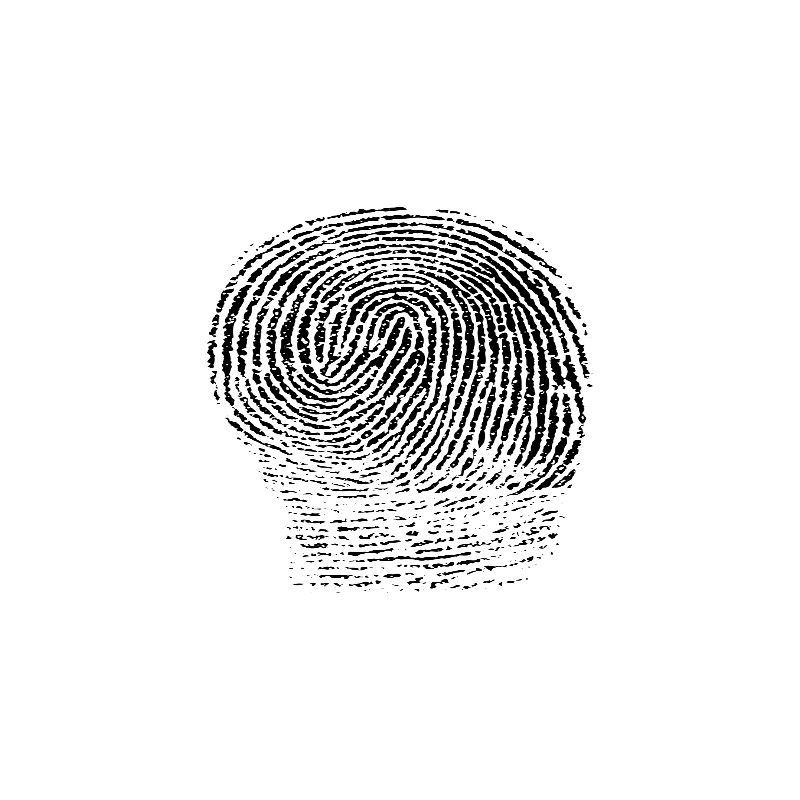
#> input picture RoomEscape/지문.png, 800 x 800 px
$ python rotate.py
#> lines starting #> are read from the running program, lines starting #| are printed output that depends on the picture
from PIL import Image

# 이미지 열기
image = Image.open("RoomEscape//지문.png")
#> image is the input picture: PIL image 800x800 RGBA; mean R, G, B, A 0, 0, 0, 17.4

# 시계방향 30도 회전
rotated_image = image.rotate(-30, expand=True)
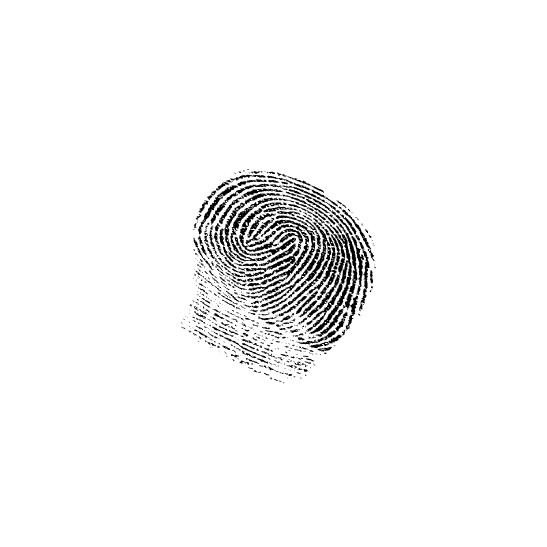
#> rotated_image: PIL image 1094x1094 RGBA (shown at 1/2 size); mean R, G, B, A 0, 0, 0, 9.3; transparent parts drawn white

# 회전한 이미지를 새 파일로 저장
rotated_image.save("RoomEscape//rotated_지문.png")

$ run again, with RoomEscape/alpha.png copied over RoomEscape/지문.png
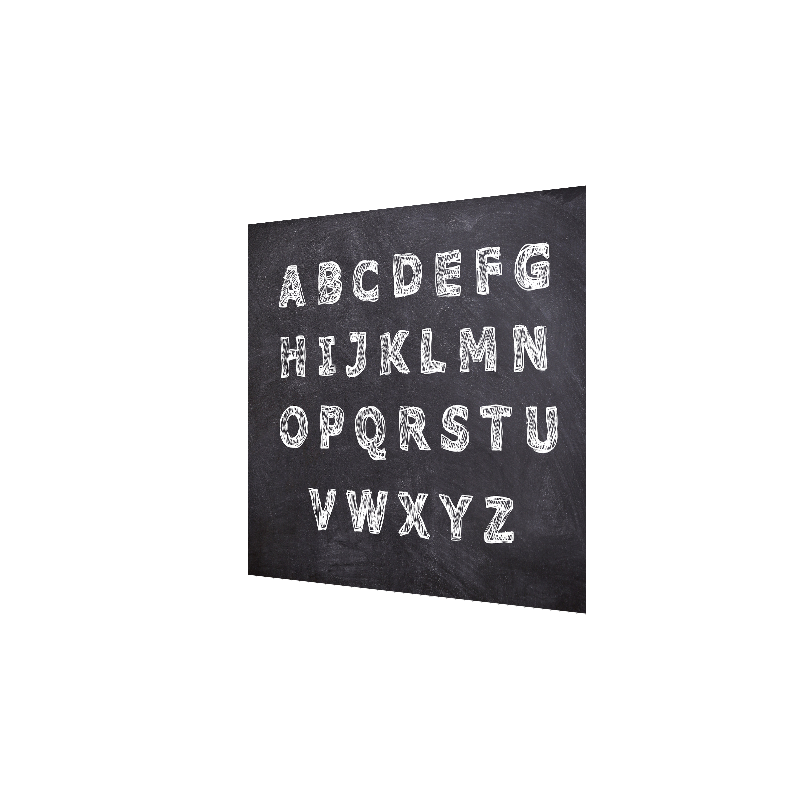
#> input picture RoomEscape/alpha.png, 800 x 800 px
#> image is the input picture: PIL image 800x800 RGBA; mean R, G, B, A 17.4, 16.9, 18, 52.4
#> `rotated_image = image.rotate(-30, expand=True)`:
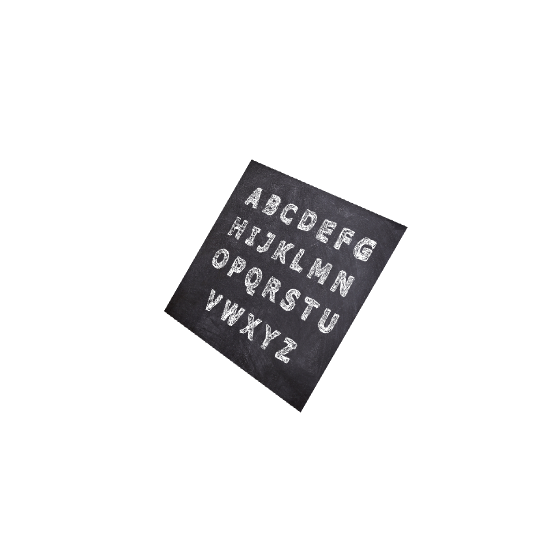
#> rotated_image: PIL image 1094x1094 RGBA (shown at 1/2 size); mean R, G, B, A 9.3, 9, 9.6, 28; transparent parts drawn white

$ run again, with RoomEscape/bed.png copied over RoomEscape/지문.png
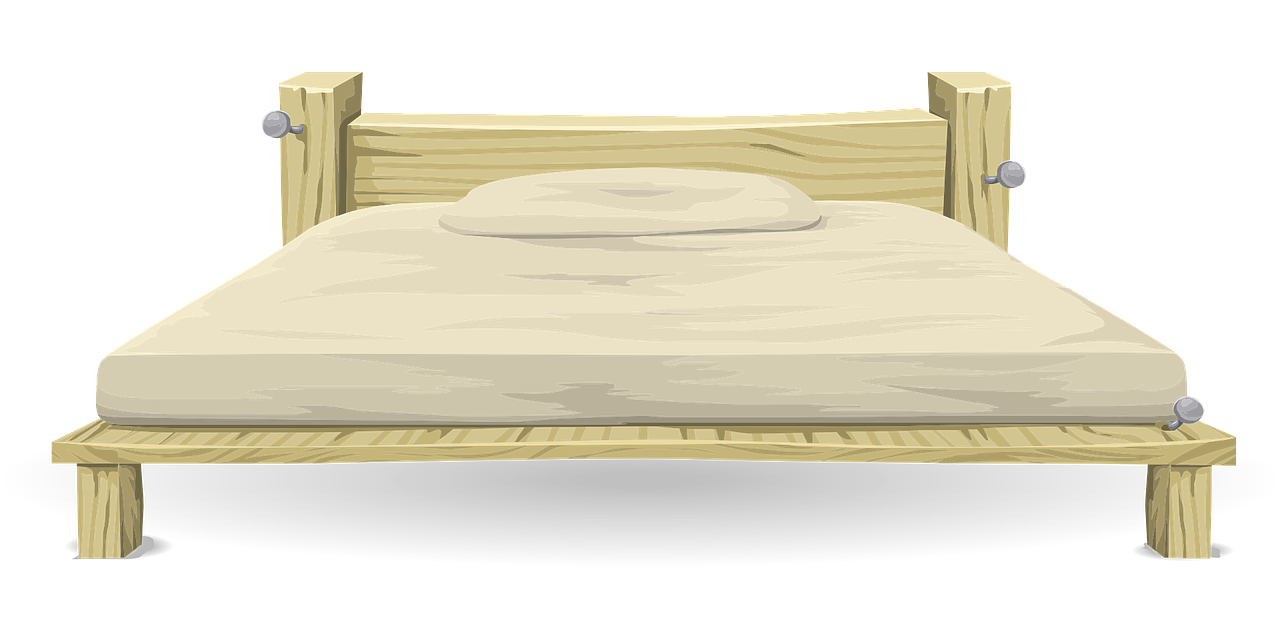
#> input picture RoomEscape/bed.png, 1280 x 640 px
#> image is the input picture: PIL image 1280x640 RGBA; mean R, G, B, A 117, 111.6, 93.8, 105.2
#> `rotated_image = image.rotate(-30, expand=True)`:
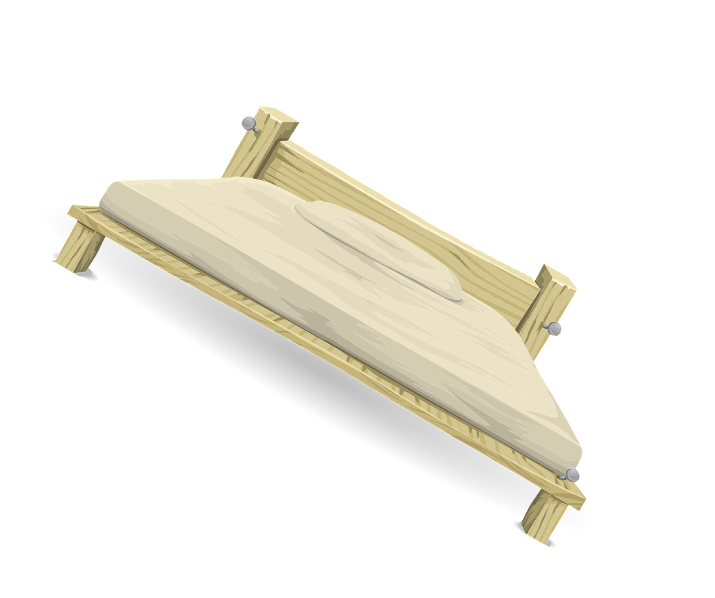
#> rotated_image: PIL image 1430x1196 RGBA (shown at 1/2 size); mean R, G, B, A 56, 53.5, 44.9, 50.4; transparent parts drawn white

$ run again, with RoomEscape/book(1).png copied over RoomEscape/지문.png
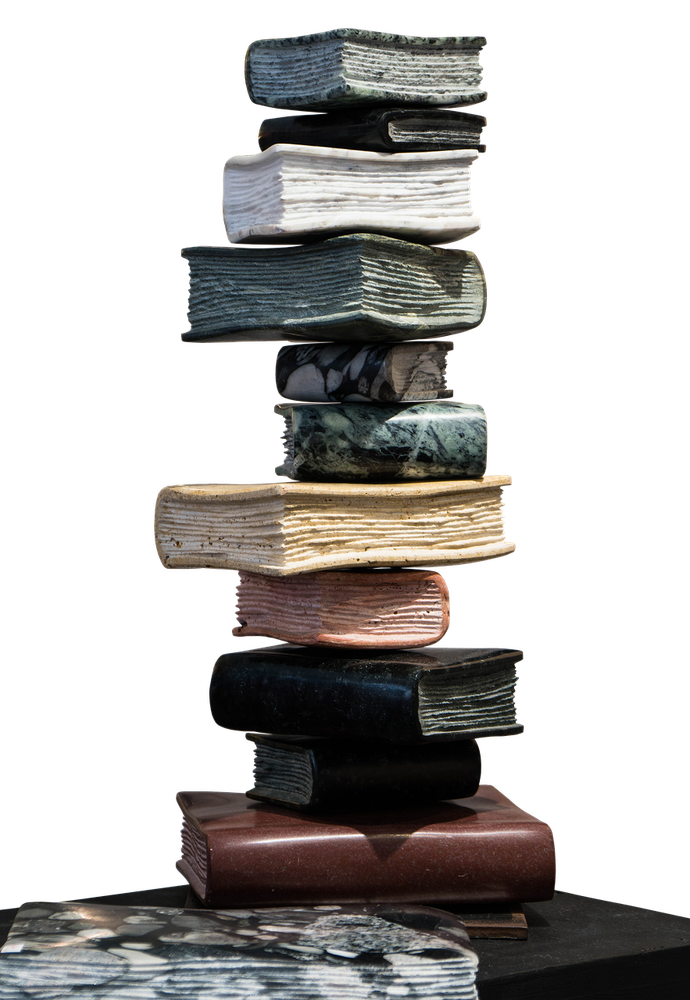
#> input picture RoomEscape/book(1).png, 690 x 1000 px, shrunk from 883 x 1280 before the run
#> image is the input picture: PIL image 690x1000 RGBA; mean R, G, B, A 38.5, 36.4, 34.6, 109.4
#> `rotated_image = image.rotate(-30, expand=True)`:
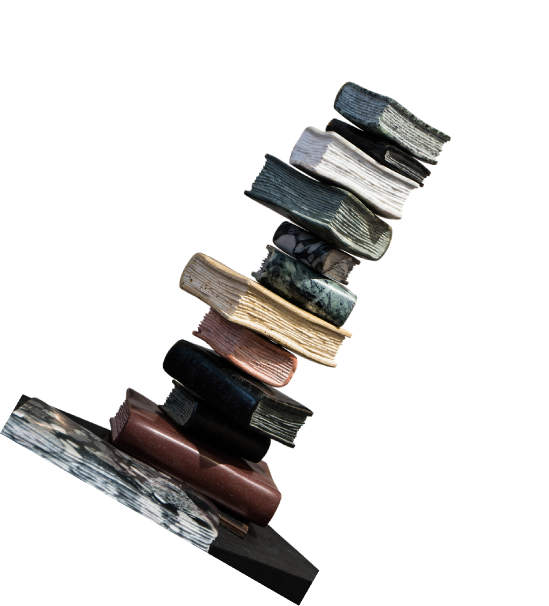
#> rotated_image: PIL image 1098x1212 RGBA (shown at 1/2 size); mean R, G, B, A 19.9, 18.9, 17.9, 56.7; transparent parts drawn white
